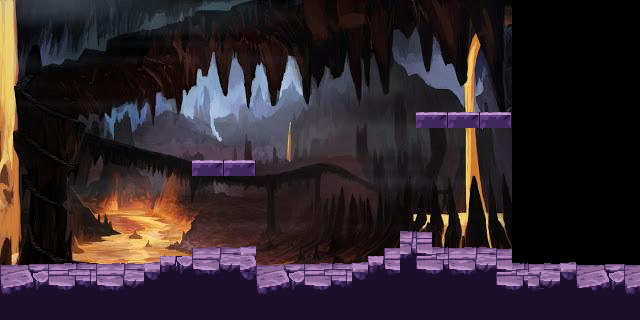

Rendered tile map (Tiled .tmx) drawn with the repository's tilesets; below, a short description and the map source with its tile grids summarised:
An orthogonal 40x20 tile map with 16x16 px tiles, 1 tile layer (Floor), 1 image layer.

<map version="1.0" orientation="orthogonal" renderorder="right-down" width="40" height="20" tilewidth="16" tileheight="16" nextobjectid="1">
 <tileset firstgid="1" name="Fondo" tilewidth="16" tileheight="16" tilecount="294">
  <image source="environment/tileset.png" width="336" height="224" />
 </tileset>
 <imagelayer name="Background" x="67">
  <image source="environment/background.jpeg" />
 </imagelayer>
 <layer name="Floor" width="40" height="20">
  <data>[800 cells, 201 non-empty, 39 distinct tile ids]</data>
 </layer>
</map>
